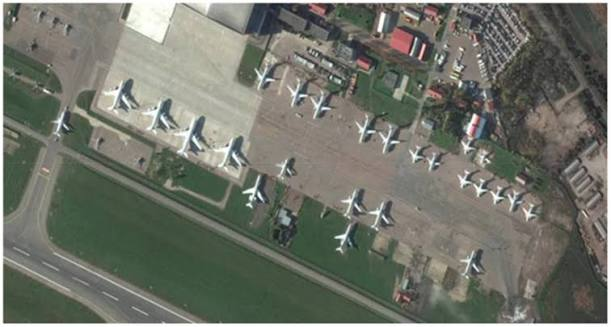
#> input picture airport.jpeg, 611 x 327 px
$ python main_test.py -i airport.jpeg
#> lines starting #> are read from the running program, lines starting #| are printed output that depends on the picture
### utils/image_utils.py
"""Shared image-processing helpers used by every model folder and main_test.py."""

import os
import numpy as np
import cv2
from PIL import Image


def resolve_input(path, *roots):
    """Resolve an input image path.

    Tries the path as given (relative to CWD or absolute), then relative to
    each supplied project root, then the bare filename inside those roots.
    Raises SystemExit with the tried locations when nothing matches.
    """
    if path and os.path.isfile(path):
        return os.path.abspath(path)
    tried = [path]
    for root in roots:
        if not root:
            continue
        for cand in (os.path.join(root, path), os.path.join(root, os.path.basename(path))):
            if cand not in tried:
                tried.append(cand)
            if os.path.isfile(cand):
                return os.path.abspath(cand)
    raise SystemExit(
        "input image not found: %s\ntried:\n  %s"
        % (path, "\n  ".join(str(t) for t in dict.fromkeys(tried)))
    )


def read_image_rgb(path):
    """Load an image as an HxWx3 uint8 numpy array in RGB order."""
#> called with path = 'airport.jpeg'
    return np.asarray(Image.open(path).convert("RGB"))
#> returned value is the input picture: shape (327, 611, 3); mean R, G, B 112.4, 115.1, 104.9


def write_image(path, arr):
    """Save an HxWx3 uint8 numpy array (or PIL Image) to disk."""
    os.makedirs(os.path.dirname(os.path.abspath(path)), exist_ok=True)
    if isinstance(arr, np.ndarray):
        arr = np.clip(arr, 0, 255).astype(np.uint8)
        Image.fromarray(arr).save(path)
    else:
        arr.convert("RGB").save(path)


# [12 lines left out: functions to_float_tensor, from_float_tensor, not called in this run]


def bicubic_upscale(img, scale):
    """Reference bicubic upscaling (SwinIR-style baseline)."""
    if img.ndim == 3:
        h, w, _ = img.shape
        if scale == 1:
            return img.copy()
        return cv2.resize(img, (w * scale, h * scale), interpolation=cv2.INTER_CUBIC)
    return cv2.resize(img, None, fx=scale, fy=scale, interpolation=cv2.INTER_CUBIC)


def rgb_to_y(img):
    """ITU-R BT.601 luma channel used for PSNR/SSIM (SwinIR convention)."""
    return cv2.cvtColor(img, cv2.COLOR_RGB2YCrCb)[:, :, 0].astype(np.float64)


# [25 lines left out: functions calc_psnr_ssim, _ssim, not called in this run]


def make_divisible(img, scale):
    """Replicate-pad an image so both dims are multiples of `scale`.

    Returns (padded_img, (top, left, bottom, right)) so the padding can be
    removed later with crop_back().
    """
#> called with scale = 4
    h, w = img.shape[:2]
#> h = 327; w = 611
    ph = (-h) % scale
#> ph = 1
    pw = (-w) % scale
#> pw = 1
    if ph == 0 and pw == 0:
        return img.copy(), (0, 0, 0, 0)
    top, left = ph // 2, pw // 2
#> top = 0; left = 0
    bottom, right = ph - top, pw - left
#> bottom = 1; right = 1
    padded = cv2.copyMakeBorder(img, top, bottom, left, right, cv2.BORDER_REPLICATE)
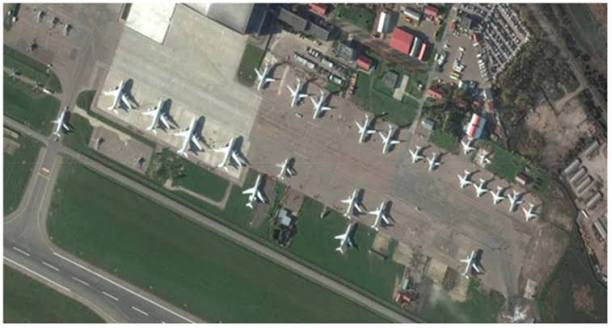
#> padded: shape (328, 612, 3); mean R, G, B 113, 115.8, 105.6
    return padded, (top, left, bottom, right)


def crop_back(img, pad, scale):
    """Remove the padding introduced by make_divisible, after a `scale`x upscale."""
    top, left, bottom, right = pad
    if top == 0 and left == 0 and bottom == 0 and right == 0:
        return img
    return img[top * scale : img.shape[0] - bottom * scale,
               left * scale : img.shape[1] - right * scale].copy()


# [74 lines left out: function build_comparison, not called in this run]

### main_test.py
#!/usr/bin/env python3
"""Run every model in the 4 folders on one low-res image and compare them.

Inspired by SwinIR's main_test_swinir.py: it upscales a query image with each
architecture, writes the individual results under results/<model>/, builds a
side-by-side comparison grid, and (optionally) reports PSNR/SSIM against a
ground-truth HR image.

Usage:
    python3 main_test.py --input path/to/low_res.png --scale 4
    python3 main_test.py --input lr.png --scale 4 --gt hr.png --device cuda
"""

import argparse
import importlib.util
import os
import sys
import time

import numpy as np
from PIL import Image

_HERE = os.path.dirname(os.path.abspath(__file__))
if _HERE not in sys.path:
    sys.path.insert(0, _HERE)

from utils import image_utils as iu  # noqa: E402

# name -> model folder / which scales it supports natively
MODELS = [
    ("CNN (EDSR)",          "CNN_models",       [2, 4], {}),
    ("GANs (Real-ESRGAN)",  "GANs_model",       [2, 4], {"tile": 0}),
    ("ViTs (Swin2SR)",      "ViTs_model",       [2, 4], {}),
    ("Diffusion (SD-x4)",   "Diifusion_model",  [4],    {"steps": 20, "seed": 0}),
]


def _load_enhance(subdir):
    path = os.path.join(_HERE, subdir, "infer.py")
    model_dir = os.path.dirname(path)
    if model_dir not in sys.path:
        sys.path.insert(0, model_dir)
    spec = importlib.util.spec_from_file_location(subdir + "_infer", path)
    mod = importlib.util.module_from_spec(spec)
    spec.loader.exec_module(mod)
    return mod.enhance


def _opts():
    p = argparse.ArgumentParser(description="Compare all 4 super-resolution models (SwinIR-style)")
    p.add_argument("--input", "-i", required=True, help="low-resolution input image")
    p.add_argument("--scale", type=int, default=4, choices=[2, 4], help="upscale factor")
    p.add_argument("--gt", default=None, help="ground-truth HR image (same scene, LR*scale size)")
    p.add_argument("--outdir", default="results", help="output directory")
    p.add_argument("--device", default="auto", choices=["auto", "cuda", "cpu"])
    p.add_argument("--steps", type=int, default=20, help="diffusion denoising steps")
    p.add_argument("--seed", type=int, default=0, help="diffusion seed")
    p.add_argument("--cell", type=int, default=320, help="cell width of the comparison grid")
    p.add_argument("--zoom", type=int, default=4, help="zoom factor for the center-crop inset")
    return p.parse_args()


def main():
    a = _opts()
    a.input = iu.resolve_input(a.input, _HERE)
    os.makedirs(a.outdir, exist_ok=True)

    lr = iu.read_image_rgb(a.input)
    lr_padded, pad = iu.make_divisible(lr, a.scale)
#> pad = (0, 0, 1, 1)
    lr_h, lr_w = lr.shape[:2]
#> lr_h = 327; lr_w = 611
    out_h, out_w = lr_h * a.scale, lr_w * a.scale
#> out_h = 1308; out_w = 2444

    stem = os.path.splitext(os.path.basename(a.input))[0]
    print("=" * 70)
    print("Super-resolution comparison @ scale x%d -- %s (%dx%d -> %dx%d)"
          % (a.scale, a.input, lr_w, lr_h, out_w, out_h))
#| Super-resolution comparison @ scale x4 -- airport.jpeg (611x327 -> 2444x1308)
    print("=" * 70)

    # ---- baseline: bicubic ----
    bic = iu.bicubic_upscale(lr_padded, a.scale)
    bic = iu.crop_back(bic, pad, a.scale)
#> in crop_back, `top, left, bottom, right = pad`: top = 0; bottom = 1
    bic_out = os.path.join(a.outdir, "bicubic", "%s_bicubic_x%d.png" % (stem, a.scale))
    iu.write_image(bic_out, bic)

    # ---- every model ----
    entries = []
    results = []
    for title, subdir, scales, extra in MODELS:
        if a.scale not in scales:
            print("  * %-22s skipped (native scales %s)" % (title, scales))
            continue
        mod_out = os.path.join(a.outdir, subdir.lower().replace("_model", ""),
                               "%s_%s_x%d.png" % (stem, subdir.split("_")[0], a.scale))
        enh = _load_enhance(subdir)
        t = time.time()
        print("  [%s] running ..." % title)
        enh(input_path=a.input, output_path=mod_out, scale=a.scale,
            device=a.device, verbose=False, **extra)
        elapsed = time.time() - t
        out_img = Image.open(mod_out).convert("RGB")
        # guard: every output should end at LR*scale (in case of rounding)
        if out_img.size != (out_w, out_h):
            out_img = out_img.resize((out_w, out_h), Image.LANCZOS)
            out_img.save(mod_out)
        entries.append((title, out_img))
        results.append(dict(name=title, path=mod_out, elapsed=elapsed))
        print("       -> %-22s %dx%d  (%.2fs)  %s" % (title, out_w, out_h, elapsed, mod_out))

    # ---- comparison grid ----
    grid_path = os.path.join(a.outdir, "comparison_x%d.png" % a.scale)
    iu.build_comparison(grid_path, "Super-Resolution Comparison  x%d" % a.scale,
                        [("Bicubic\n(baseline)", Image.fromarray(bic))] + entries,
                        cell_width=a.cell, zoom_factor=a.zoom)
    print("comparison grid saved to %s" % grid_path)

    # ---- metrics (optional GT) ----
    if a.gt:
        import cv2

        gt = iu.read_image_rgb(a.gt)
        if gt.shape[:2] != (out_h, out_w):
            print("!! ground truth must be exactly %dx%d (got %s); resizing to compare."
                  % (out_w, out_h, gt.shape[::-1]))
            gt = cv2.resize(gt, (out_w, out_h), interpolation=cv2.INTER_LANCZOS4)
        metric_rows = [("Model", "PSNR(dB)", "SSIM", "Time")]
        # baseline
        psnr, ssim = iu.calc_psnr_ssim(gt, bic)
        metric_rows.append(("Bicubic (baseline)", psnr, ssim, "-"))
        for r in results:
            img = iu.read_image_rgb(r["path"])
            psnr, ssim = iu.calc_psnr_ssim(gt, img)
            metric_rows.append((r["name"], psnr, ssim, "%.2fs" % r["elapsed"]))
        print()
        table_txt = []
        for name, psnr, ssim, t in metric_rows:
            if isinstance(psnr, str):
                line = "%-22s %-10s %-8s %s" % (name, psnr, ssim, t)
            else:
                line = "%-22s %-10.4f %-8.4f %s" % (name, psnr, ssim, t)
            print(line)
            table_txt.append(line)
        with open(os.path.join(a.outdir, "metrics_x%d.txt" % a.scale), "w") as f:
            f.write("Ground truth: %s\n" % a.gt)
            f.write("Input: %s (LR)\n\n" % a.input)
            f.write("\n".join(table_txt) + "\n")

    print("done.")


if __name__ == "__main__":
#> (the run stopped early here; a loop or call above may not have finished)
